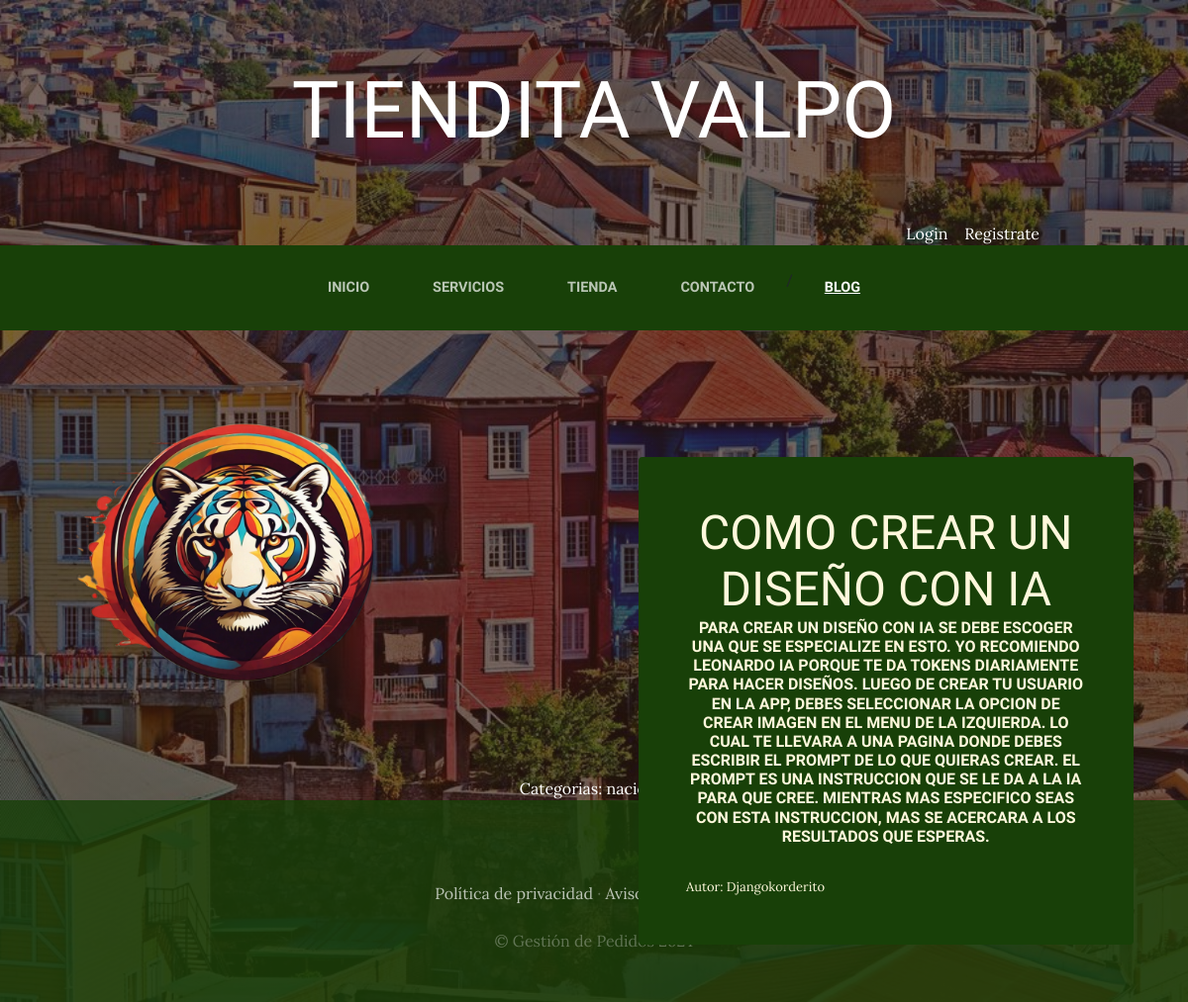
The app's page /blog/categoria/1/ with its own data.
### blog/models.py (models this page shows, shortened)
class Post(models.Model):
    titulo=models.CharField(max_length=50)
    contenido=models.TextField()
    autor=models.ForeignKey(User,on_delete=models.CASCADE)
    categorias=models.ManyToManyField(Categoria)
    imagen=models.ImageField(upload_to='blog',null=True, blank=True)
    created=models.DateTimeField(auto_now_add=True)
    updated=models.DateTimeField(auto_now_add=True)
    class Meta():
        verbose_name='post'
        verbose_name_plural='posts'

class Categoria(models.Model):
    nombre=models.CharField(max_length=50)
    created=models.DateTimeField(auto_now_add=True)
    updated=models.DateTimeField(auto_now_add=True)
    class Meta():
        verbose_name='categoria'
        verbose_name_plural='categorias'

### blog/views.py (the view)
# urls.py: path("categoria/<categoria_id>/",views.categoria, name="categoria")
def categoria(request,categoria_id):
    categoria=Categoria.objects.get(id=categoria_id)
    posts=Post.objects.filter(categorias=categoria)
    return render(request,"blog/categorias.html",{"categoria":categoria,"posts":posts})

### carro/context_processor.py (called while the page is built)
def importe_total_carro(request):
    total=0
    if request.user.is_authenticated:
        for key,value in request.session['carro'].items():
            total=total+float(value['precio'])
    return {"importe_total_carro":total}

### blog/templates/blog/categorias.html
{% extends "ProyectoWebApp/base.html" %}
{% load static %}
{% block content %}
    {% for post in posts %}
    <section class="page-section clearfix">
        <div class="container">
          <div class="intro">
            <img class="intro-img img-fluid mb-3 mb-lg-0 rounded" src="{{post.imagen.url}}" alt="" style="width: 35%;">
            <div class="intro-text left-0 text-center bg-faded p-5 rounded">
              <h2 class="section-heading mb-4" >
                <span class="section-heading-lower">{{post.titulo}}</span>
                <span class="section-heading-upper">{{post.contenido}}</span>
              </h2>
              <div style="text-align: left; font-size: small;">Autor: {{post.autor}}</div>
            </div>
          </div>
        </div>
      </section>
    {% endfor %}
    <section>
      <div style="width: 75%; margin: auto; text-align: center; color: white;">
      Categorias:
      {% for post in posts %}
        {% for categoria in post.categorias.all%}
        {{categoria.nombre}}
        {% endfor %}
      {% endfor %}
      </div>
    </section>
{% endblock %}

### ProyectoWebApp/static/ProyectoWebApp/css/gestion.css (style rules this page uses)
body { font-family: 'Lora'; background: linear-gradient(rgba(47, 23, 15, 0.65), rgba(47, 23, 15, 0.65)), url("../img/Valparaiso.jpg"); background-attachment: fixed; background-position: center; background-size: cover; }
h1, h2, h3, h4, h5, h6 { font-family: 'Raleway'; }
.page-section { margin-top: 5rem; margin-bottom: 5rem; }
.section-heading { text-transform: uppercase; }
.section-heading .section-heading-upper { display: block; font-size: 1rem; font-weight: 800; padding-bottom:.5rem; }
.section-heading .section-heading-lower { display: block; font-size: 3rem; font-weight: 100; }
.bg-faded { background-color: rgba(255, 255, 255, 0.85); }
.intro { position: relative; }
@media (min-width: 992px) { .intro .intro-img { width: 75%; float: left; } }
@media (min-width: 992px) { .intro .intro-text { left: 600; width: 60%; margin-top: 3rem; background-color: rgba(24, 64, 8); color: cornsilk; position: absolute; } }
@media (min-width: 1200px) { .intro .intro-text { width: 45%; } }

### records on screen
Post: imagen (picture), titulo "COMO CREAR UN DISEÑO CON IA", contenido "PARA CREAR UN DISEÑO CON IA SE DEBE ESCOGER UNA QUE SE ESPECIALIZE EN ESTO. YO RECOMIENDO LEONARDO IA PORQUE TE DA TOKENS DIARIAMENTE PARA HACER DISEÑOS. LUEGO DE CREAR TU USUARIO EN LA APP, DEBES SELECCIONAR LA OPCION DE CREAR IMAGEN EN EL MENU DE LA IZQUIERDA. LO CUAL TE LLEVARA A UNA PAGINA DONDE DEBES ESCRIBIR EL PROMPT DE LO QUE QUIERAS CREAR. EL PROMPT ES UNA INSTRUCCION QUE SE LE DA A LA IA PARA QUE CREE. MIENTRAS MAS ESPECIFICO SEAS CON ESTA INSTRUCCION, MAS SE ACERCARA A LOS RESULTADOS QUE ESPERAS.", autor "Djangokorderito"
Categoria: nombre "nacional"
